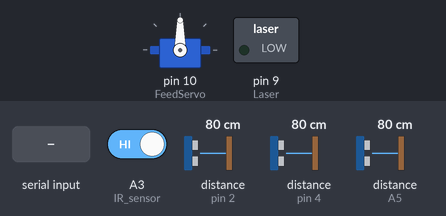
The sketch below on a simulated Arduino Uno, built with avr-gcc and run on an emulated ATmega328P. Parts: servo, switched loads named in the sketch (green lamp = pin HIGH). Wiring (inferred from the names in the program): 3 × ultrasonic range finder: trigger pin 3, echo pin 2 / trigger pin 5, echo pin 4 / trigger A4, echo A5. Inputs (shaded band) come from the test bench; at power-on: A3 (IR_sensor) HIGH, distance to the obstacle (sensors on pin 2, pin 4, A5) 80 cm. The echo pulse lasts 58.3 µs per cm; pins used as bus, display or sensor lines are not drawn; what the sketch prints to the serial monitor is not drawn.

Above: at 1.2 s.
1.3 s: "S" received over Serial
At 2.3 s:
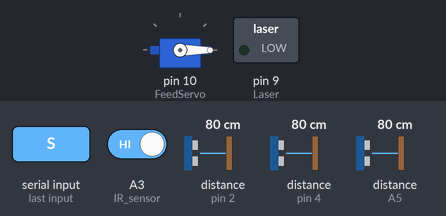
2.8 s: "L" received over Serial
At 3.5 s:
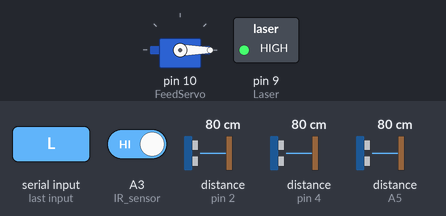
4.3 s: "F" received over Serial
At 4.7 s:
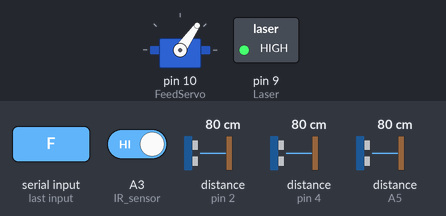
Timing chart, 0 to 7.3 s (numbered marks = the images above; inputs shaded):
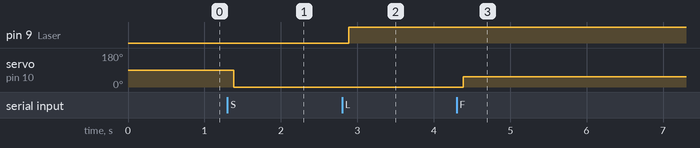

The sketch:

uno_final_code_isa.ino
```cpp
#include <Servo.h>
#include <SoftwareSerial.h>

//Ultrasonic front
#define Front_Ultra_Echo A5
#define Front_Ultra_Trigger A4

//Ultrasonic right
#define Right_Ultra_Echo 2
#define Right_Ultra_Trigger 3

//Ultrasonic left
#define Left_Ultra_Echo 4
#define Left_Ultra_Trigger  5

//IR
#define IR_sensor A3

//Servo
//#define Servo_control 10
Servo FeedServo;
char msg_sent = 0;
char command = 'S';
//Laser
#define Laser 9
char Ultra_read (int echo , int trigger);

void setup()
{
  Serial.begin(57600);
  pinMode(Front_Ultra_Trigger, OUTPUT);
  pinMode(Front_Ultra_Echo, INPUT);

  pinMode(Right_Ultra_Trigger, OUTPUT);
  pinMode(Right_Ultra_Echo, INPUT);

  pinMode(Left_Ultra_Trigger, OUTPUT);
  pinMode(Left_Ultra_Echo, INPUT);

  pinMode(IR_sensor, INPUT);

  pinMode(Laser, OUTPUT);
  FeedServo.attach(10);
}

void loop()
{

  char Front_reading , Right_reading , Left_reading , IR_reading;
  Front_reading = Ultra_read (Front_Ultra_Echo, Front_Ultra_Trigger);

  Right_reading = Ultra_read (Right_Ultra_Echo, Right_Ultra_Trigger);

  Left_reading = Ultra_read (Left_Ultra_Echo, Left_Ultra_Trigger);

  IR_reading = digitalRead(IR_sensor);

  msg_sent =  (msg_sent & 0x00) | (Front_reading << 3) | (Right_reading << 2) | (Left_reading << 1) | (IR_reading << 0);
  Serial.write(msg_sent);
  delay (100);
  if (Serial.available())
  {
    command = Serial.read();
    if (command == 'S')
    {
      digitalWrite(Laser, LOW);
      FeedServo.write(0);
    }
    else if (command == 'L')
    {
      digitalWrite(Laser, HIGH);
    }
    else if (command == 'F')
    {
      FeedServo.write(55);
      //my_delay(1000);
      //FeedServo.write(0);
    }
  }
}
/*
void my_delay(int time)
{
  int n = time / 10;
  int i = 0;
  while ( (i < n) && (command != 'S') )
  {
    check_command();
    delay (10);
    i++;
  }
}
*/
void check_command (void)
{
  //while (Serial.available())
  //{
  command = Serial.read();
  //}

}

char Ultra_read (int echo , int trigger)
{
  long duration, cm;
  char result;
  pinMode(trigger, OUTPUT);
  digitalWrite(trigger, LOW);
  delayMicroseconds(2);
  digitalWrite(trigger, HIGH);
  delayMicroseconds(10);
  digitalWrite(trigger, LOW);
  pinMode(echo, INPUT);
  duration = pulseIn(echo, HIGH);
  cm = duration / 29 / 2;
  if (cm > 30)
  {
    result = 0;
  }
  else
  {
    result = 1;
  }
  return result;
}
```

Measured:
- after the input at 1.3 s, servo on pin 10 (FeedServo): 90° → 0° after 0.09 s
- after the input at 2.8 s, pin 9 (Laser): LOW → HIGH after 0.09 s
- after the input at 4.3 s, servo on pin 10 (FeedServo): 0° → 55° after 0.09 s
